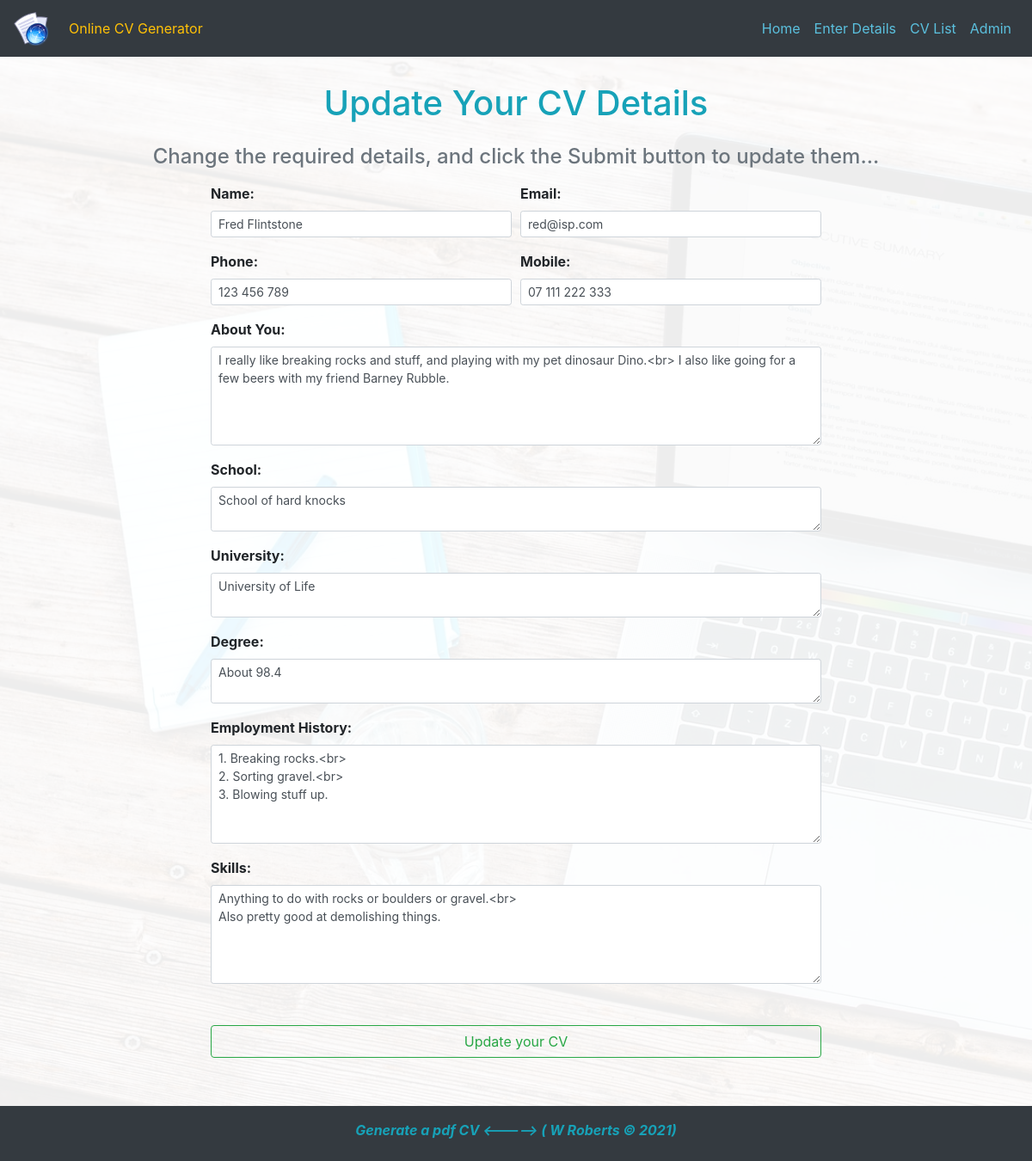
The page /update/4/ on the database as committed earlier.
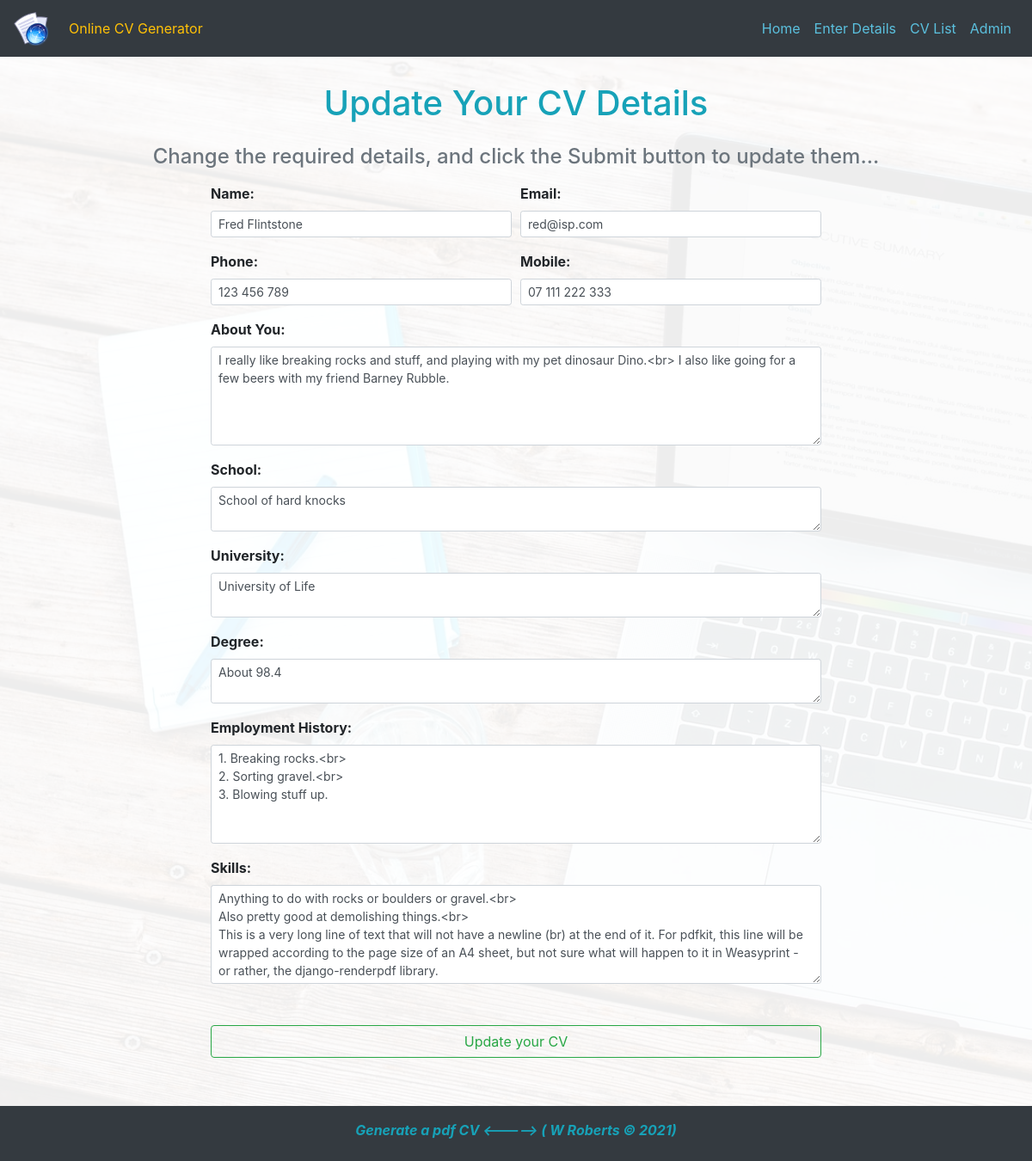
The same page on the database as committed later.
### pdf/models.py (models this page shows, shortened)
class Profile(models.Model):
    name = models.CharField(max_length=50)
    email = models.CharField(max_length=100)
    phone = models.CharField(max_length=50)
    mobile = models.CharField(max_length=50,default='')
    summary = models.TextField(max_length=2000)
    degree = models.TextField(max_length=500)
    school = models.TextField(max_length=400)
    university = models.TextField(max_length=500)
    previous_work = models.TextField(max_length=2000)
    skills = models.TextField(max_length=2000)

### pdf/views.py (the view, shortened to what this page needs)
# urls.py: path('update/<int:id>/', views.update, name='update'),
def update(request, id):
    cv = Profile.objects.get(id=id)
    return render(request, 'pdf/update.html', {'cv':cv})

### pdf/templates/pdf/update.html (shortened to what this page needs)
{% extends 'base.html' %}
{% load static %}
{% block content %}
<div class="container">
    <h1 class="text-info text-center my-4">Update Your CV Details</h1>
    <h4 class="text-secondary text-center mb-3">
        Change the required details, and click the Submit button to update them...
    </h4>
    <div class="row">
        <div class="col-md-8 offset-md-2">
            <form method="POST">
                <div class="form-row">
                  <div class="form-group col-md-6">
                      <label class="font-weight-bold" for="name">Name:</label>
                      <input type="text" class="form-control form-control-sm" id="name" name="name" required=True value="{{ cv.name }}">
                  </div>
                  <div class="form-group col-md-6">
                      <label class="font-weight-bold" for="email">Email:</label>
                      <input type="email" class="form-control form-control-sm" id="email" name="email" required=True value ="{{ cv.email }}">
                  </div>
                </div>
                <div class="form-row">
                  <div class="form-group col-md-6">
                    <label class="font-weight-bold" for="phone">Phone:</label>
                    <input type="text" class="form-control form-control-sm" id="phone" name="phone" required=True value ="{{ cv.phone }}">
                  </div>
                  <div class="form-group col-md-6">
                    <label class="font-weight-bold" for="mobile">Mobile:</label>
                    <input type="text" class="form-control form-control-sm" id="mobile" name="mobile" value ="{{ cv.mobile }}">
                  </div>
                </div>
                <div class="form-group">
                  <label class="font-weight-bold" for="summary">About You:</label>
                    <textarea type="text" class="form-control form-control-sm" id="summary" name="summary" required=True rows=5>{{ cv.summary }}</textarea>
                </div>
                <div class="form-group">
                    <label class="font-weight-bold" for="school">School:</label>
                    <textarea type="text" class="form-control form-control-sm" id="school" name="school">{{ cv.school }}</textarea>
                </div>
                <div class="form-group">
                  <label class="font-weight-bold" for="university">University:</label>
                  <textarea type="text" class="form-control form-control-sm" id="university" name="university">{{ cv.university }}</textarea>
                </div>
                <div class="form-group">
                    <label class="font-weight-bold" for="degree">Degree:</label>
                    <textarea type="text" class="form-control form-control-sm" id="degree" name="degree">{{ cv.degree }}</textarea>
                </div>
                <div class="form-group">
                    <label class="font-weight-bold" for="previous_work">Employment History:</label>
                      <textarea type="text" class="form-control form-control-sm" id="previous_work" name="previous_work" rows=5>{{ cv.previous_work }}</textarea>
                  </div>
                  <div class="form-group">
                    <label class="font-weight-bold" for="skills">Skills:</label>
                      <textarea type="text" class="form-control form-control-sm" id="skills" name="skills" rows=5>{{ cv.skills }}</textarea>
                  </div>
                <button type="submit" class="btn btn-outline-success my-5 btn-block">Update your CV</button>
              </form>
        </div>
    </div>
</div>
{% endblock content %}

### templates/base.html (shortened to what this page needs)
<!DOCTYPE html>
<html lang="en">
    <head>
      <link rel="stylesheet" href="https://use.fontawesome.com/releases/v5.0.13/css/all.css"
>
      <link
      rel="stylesheet" href="https://cdn.jsdelivr.net/npm/bootstrap@4.5.3/dist/css/bootstrap.min.css"
      />
      {% load static %}
      <link rel="stylesheet" href="{% static 'style.css' %}" />
    </head>
    <body>
      <section id="mainBlock">
        <div class="dark-overlay">
      {% block navbar %}
        {% include "navbar.html" %}
      {% endblock navbar %}
          <div class="container">
            {% block content %}
            {% endblock content %}
          </div>
          {% block footer %}
            {% include "footer.html" %}
          {% endblock footer %}
        </div>
      </section>
    </body>
</html>

### templates/navbar.html (shortened to what this page needs)
{% load static %}
<nav class="navbar fixed-top navbar-expand-md navbar-dark bg-dark">
    <a class="navbar-brand" href="#"><img class="mylogo" src="{% static 'logo.ico' %}"
        alt="logo" /></a>
    <span class="px-2 text-warning">Online CV Generator</span>
    <div class="collapse navbar-collapse" id="navbarMenu">
        <ul class="navbar-nav ml-auto"  >
            <li class="nav-item" >
                <a class="nav-link" href="{% url 'index' %}">Home</a>
            </li>
            <li class="nav-item" >
                <a class="nav-link" href="{% url 'accept' %}">Enter Details</a>
            </li>
            <li class="nav-item">
                <a class="nav-link" href="{% url 'list' %}">CV List</a>
            </li>
             <li class="nav-item">
                <a class="nav-link" href="{% url 'admin:index' %}"
                    target="_blank">Admin</a>
            </li>
         </ul>
    </div>
</nav>
<br><br><br>

### templates/footer.html
<br><br><br>
<div class="container text-center fixed-bottom col-sm-12
            footer bg-dark text-info mt-5 pt-3">
    <b><i>
      Generate a pdf CV <-----> (
      <a href="https://whroberts.eu.pythonanywhere.com" target="_blank"
        class="extern text-info">
        W Roberts
      </a> © <span id="year"></span>)
    </i></b>
  <br><br>
</div>

### static/style.css (style rules this page uses)
body { background-color: ghostwhite; }
nav .navbar-nav li a { color: #5bc0de !important; }
.mylogo { width:40px; height: 40px; }
#mainBlock { background: url(background.jpg); background-repeat: no-repeat; background-size: cover; background-attachment: fixed; width: 100%; min-height: 1000px; }
#mainBlock .dark-overlay { background-repeat: no-repeat; background-size: cover; width: 100%; min-height: 1000px; background: rgba(255,255,255,0.93); background-attachment: fixed; }

Rows that differ between the two databases and show on the page:
changed Profile "Fred Flintstone": skills "Anything to do with rocks or boulders or gravel.<br> Also pretty good at demolishing things." → "…pretty good at demolishing things.<br> This is a very long line of text that will not have a newline (br) at the end of it. For pdfkit, this line will be wrapped according to the page size of an A4 sheet, but not sure what will happen to it in Weasyprint - or rather, the django-renderpdf library."
